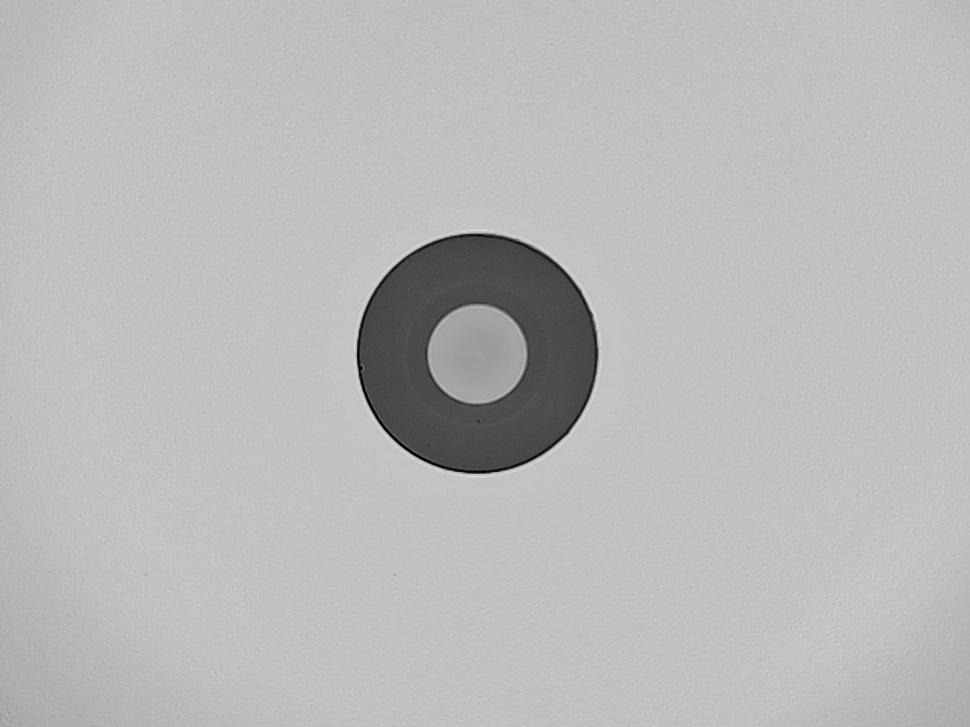
#> input picture samples2/img38.jpg, 970 x 727 px, shrunk from 1152 x 864 before the run, found by its file name
$ python threshold_script.py
#> lines starting #> are read from the running program, lines starting #| are printed output that depends on the picture; after the words box and inside, x2 and y2 are one past the last pixel; in counts of white or black regions, pixels touching at a corner belong together
import cv2
import numpy as np

# Load image in grayscale
image_path = r"C:\Users\Saem1001\Documents\GitHub\OpenCV-Practice\samples2\img38.jpg"
img = cv2.imread(image_path, cv2.IMREAD_GRAYSCALE)
#> img is the input picture: shape (727, 970); min 0, max 225, mean 185.2

if img is None:
    print(f"Error: Could not load image from {image_path}")
else:
    # Apply threshold
    _, binary = cv2.threshold(img, 127, 255, cv2.THRESH_BINARY)
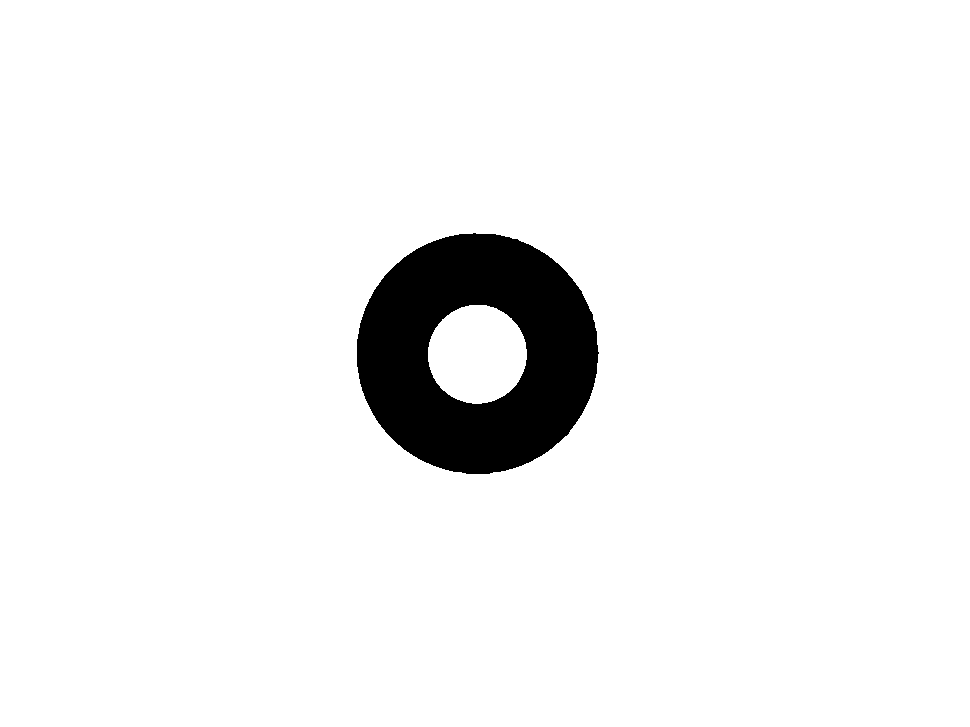
#> binary: shape (727, 970); 94.6% white; 1 black region, box (x1, y1, x2, y2) and area: (357, 233, 599, 474) 37977

    # Apply adaptive threshold
    adaptive = cv2.adaptiveThreshold(img, 255, cv2.ADAPTIVE_THRESH_GAUSSIAN_C,
                                   cv2.THRESH_BINARY, 11, 2)
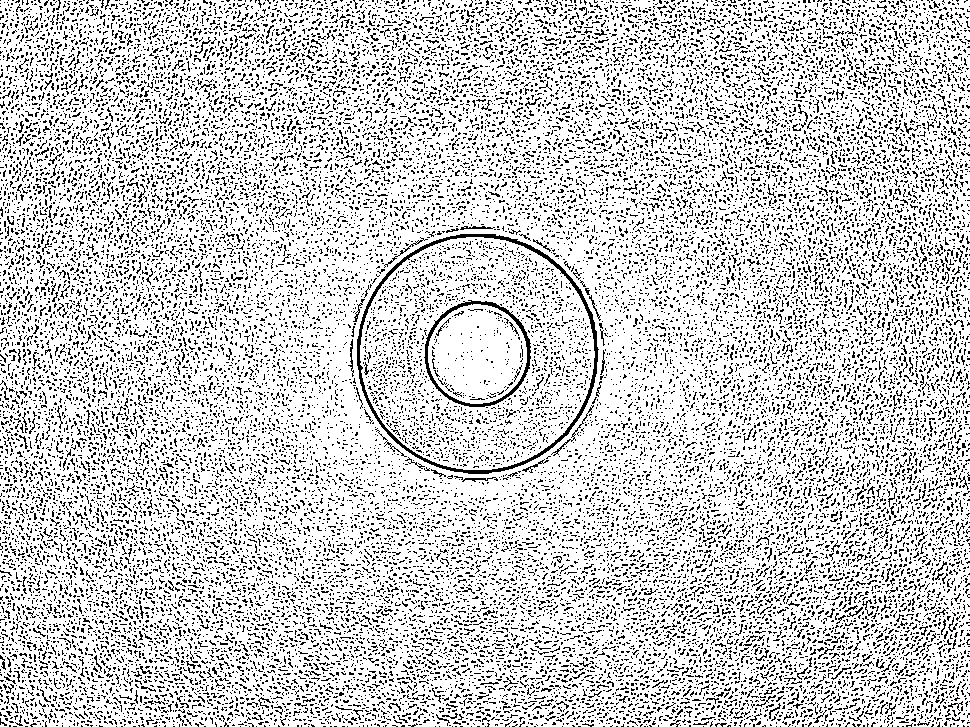
#> adaptive: shape (727, 970); 80.6% white; black in thin lines or dots

    # Display results
    cv2.imshow("Original", img)
    cv2.imshow("Binary Threshold", binary)
    cv2.imshow("Adaptive Threshold", adaptive)
    cv2.waitKey(0)
    cv2.destroyAllWindows()

$ run again, with samples2/img35.jpg copied over samples2/img38.jpg
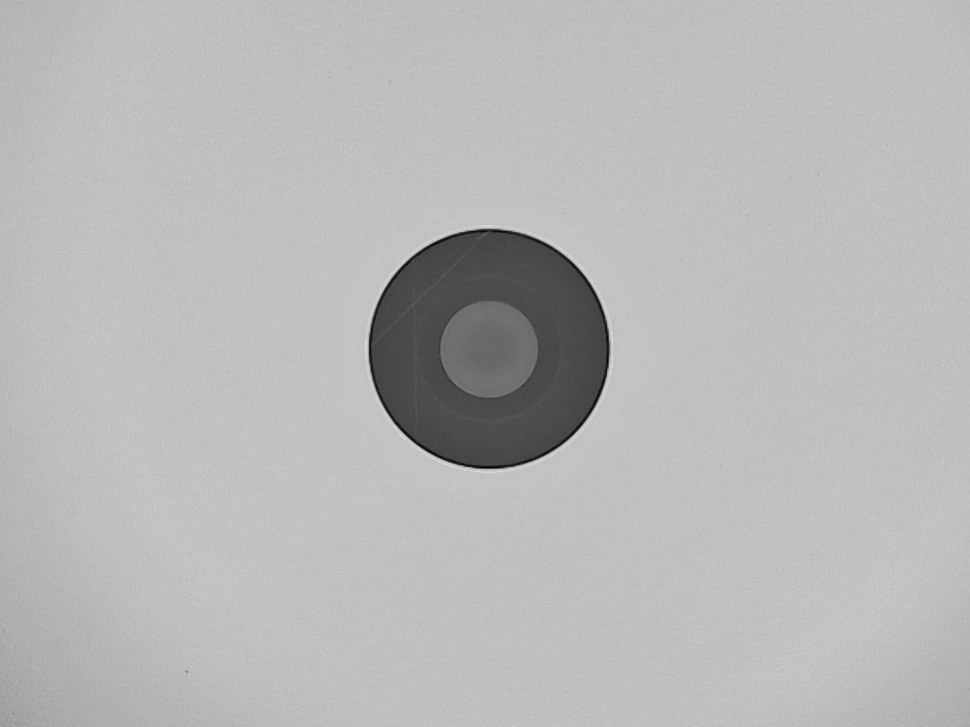
#> input picture samples2/img35.jpg, 970 x 727 px, shrunk from 1152 x 864 before the run, found by its file name
#> img is the input picture: shape (727, 970); min 2, max 223, mean 183.8
#> `_, binary = cv2.threshold(img, 127, 255, cv2.THRESH_BINARY)`:
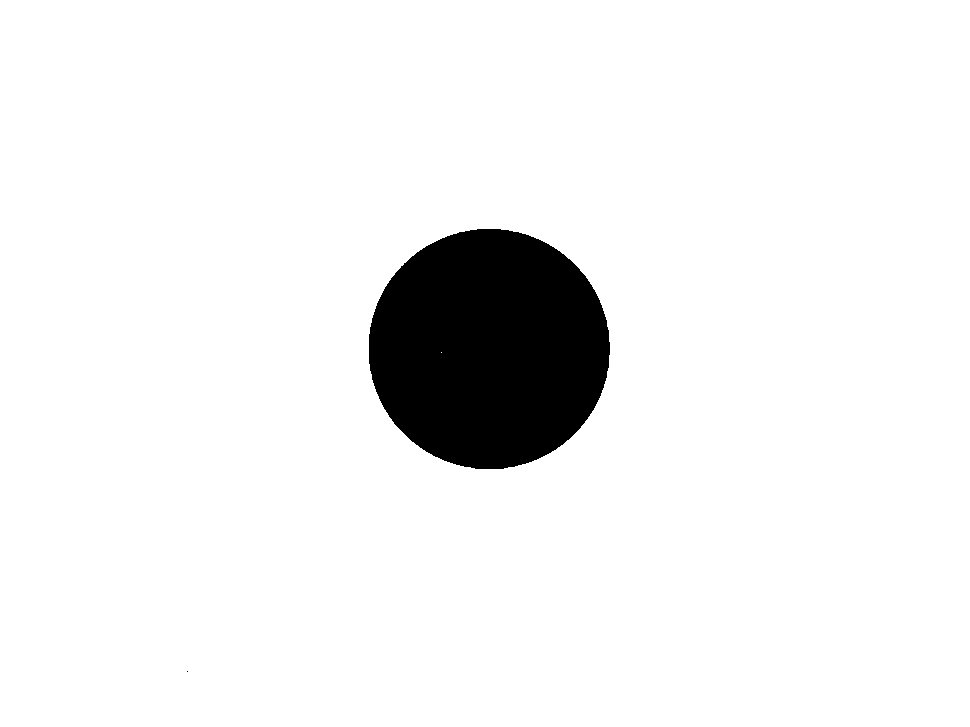
#> binary: shape (727, 970); 93.5% white; 2 black regions (1 under 20 px), largest, box (x1, y1, x2, y2) and area: (369, 229, 610, 469) 45515
#> `adaptive = cv2.adaptiveThreshold(img, 255, cv2.ADAPTIVE_THRESH_GAUSSIA..`:
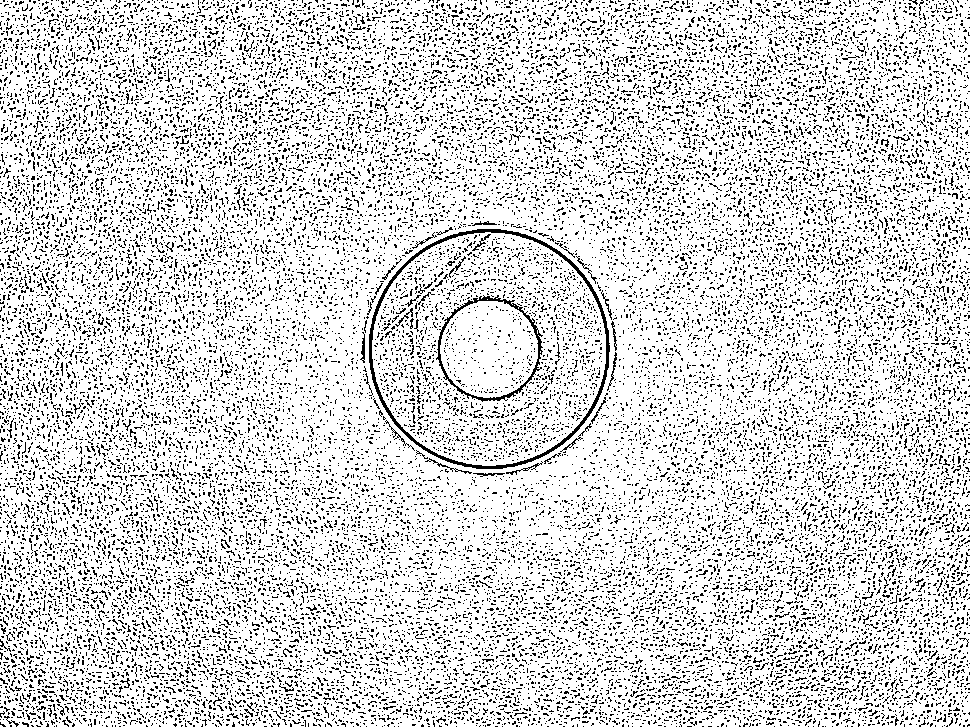
#> adaptive: shape (727, 970); 84% white; black in thin lines or dots

$ run again, with samples2/ima12.jpg copied over samples2/img38.jpg
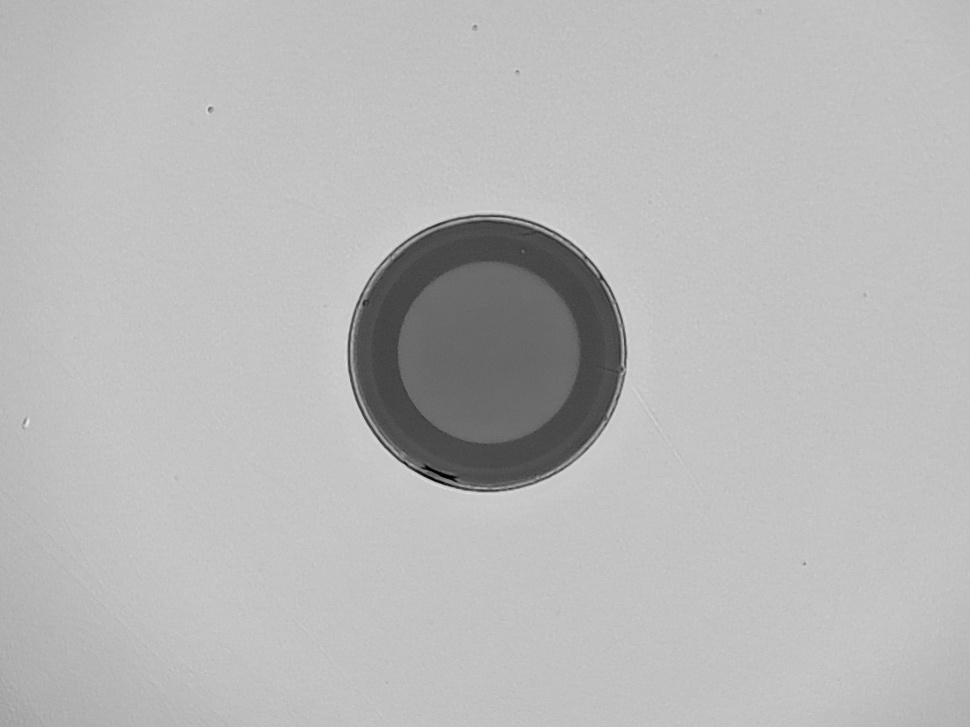
#> input picture samples2/ima12.jpg, 970 x 727 px, shrunk from 1152 x 864 before the run, found by its file name
#> img is the input picture: shape (727, 970); min 0, max 231, mean 184.3
#> `_, binary = cv2.threshold(img, 127, 255, cv2.THRESH_BINARY)`:
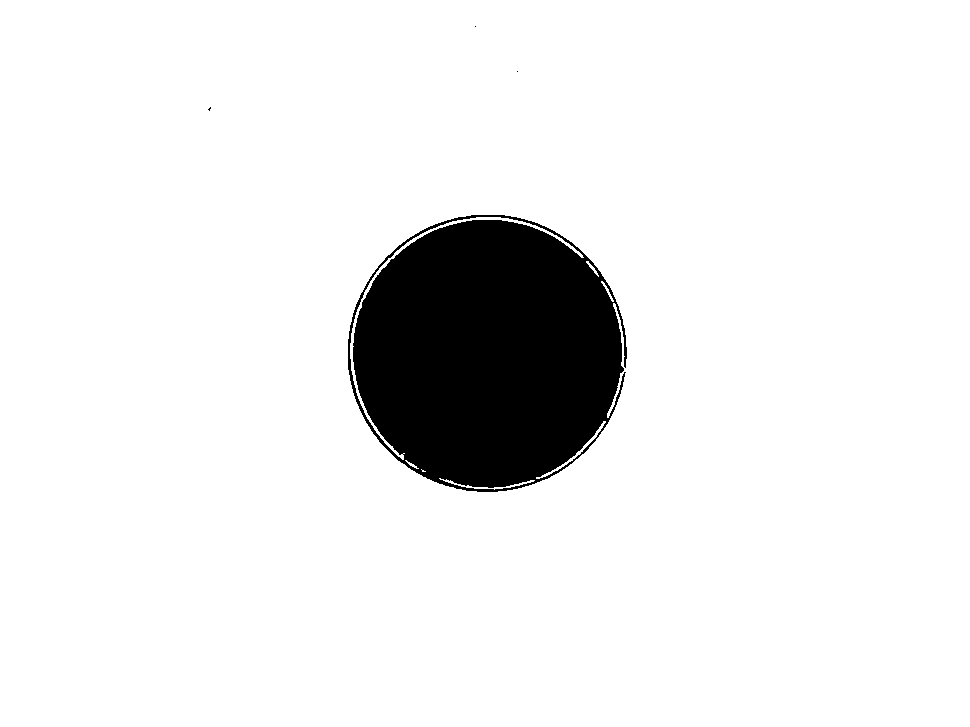
#> binary: shape (727, 970); 91.7% white; 4 black regions (3 under 20 px), largest, box (x1, y1, x2, y2) and area: (348, 215, 627, 492) 58660
#> `adaptive = cv2.adaptiveThreshold(img, 255, cv2.ADAPTIVE_THRESH_GAUSSIA..`:
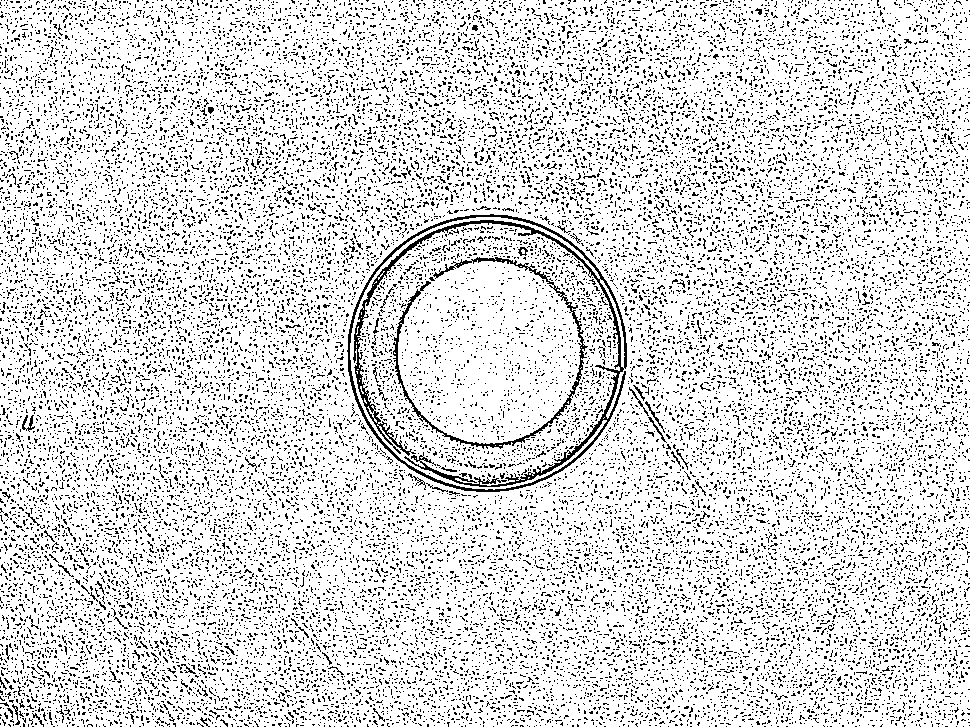
#> adaptive: shape (727, 970); 85.6% white; black in thin lines or dots
